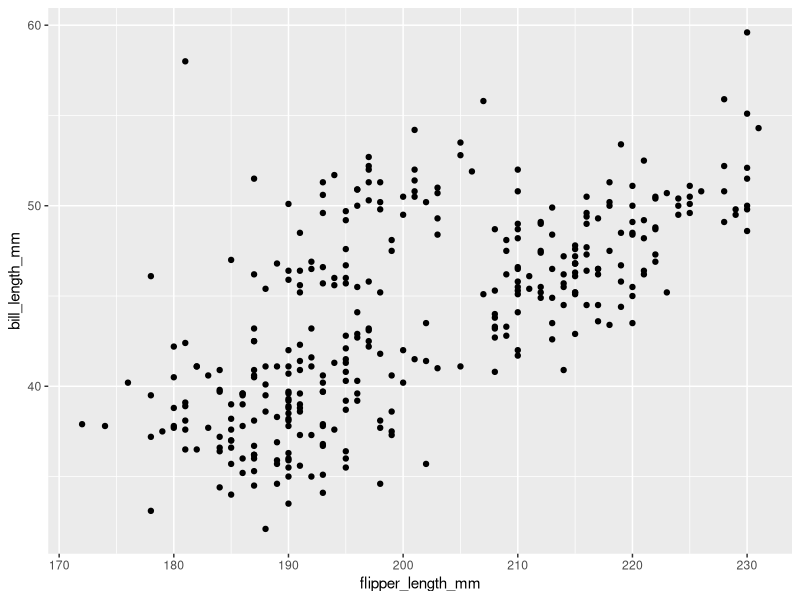
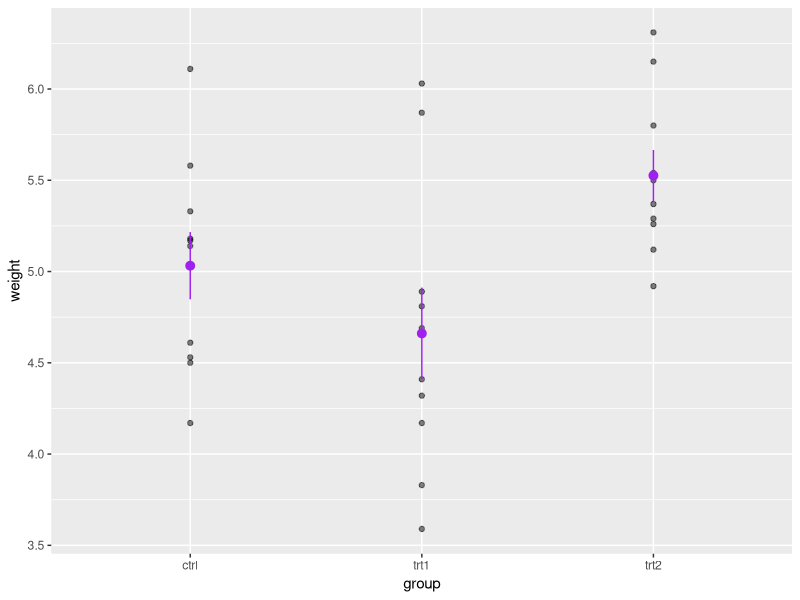
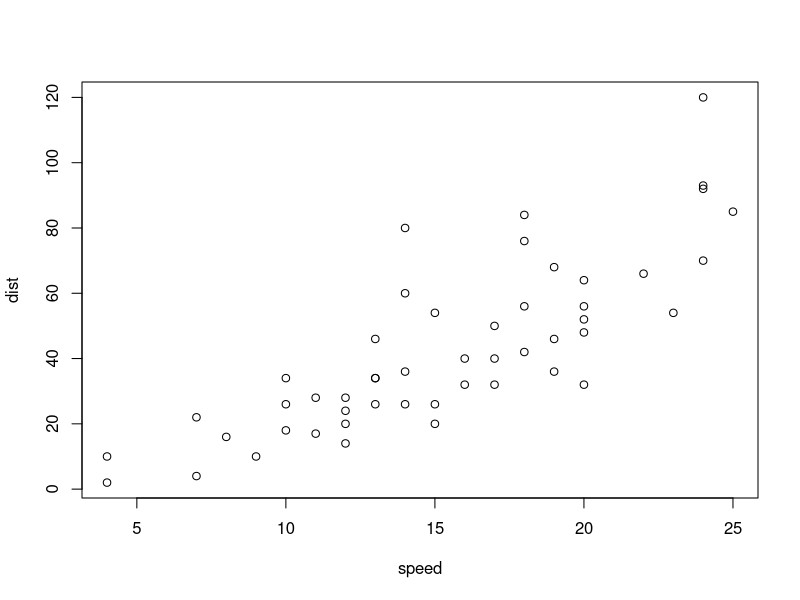

Recreate these plots in R, in order.
## ---- chunk 1
#| label: setup
#| include: false

library("tidyverse")
library("palmerpenguins")
## ---- chunk 2
ggplot(data=penguins, mapping=aes(x=flipper_length_mm,
                                  y=bill_length_mm)) + 
  geom_point()
## ---- chunk 3
PlantGrowth
ggplot(data=PlantGrowth, mapping=aes(y=weight,x=group)) + 
  geom_point(alpha=0.5) + stat_summary(geom="pointrange",fun.data = "mean_se", color="purple")
## ---- chunk 4
plot(cars)
